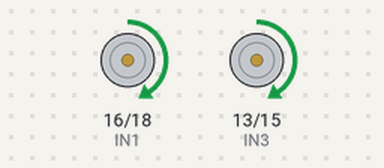
This program was run on a simulated Raspberry Pi (header pin numbers). Parts: motor-driver pin pairs drawn as motors (green arrow = first pin HIGH = forward, orange = second pin HIGH = backward, longer = more drive, scaled by the enable pin). At 0.8 s the program stops and its outputs stay as they are.

Above: at 0.1 s.
At 0.9 s:
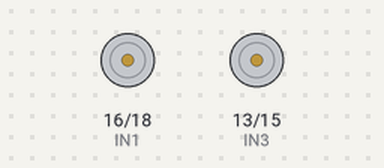
Timing chart, 0 to 2.3 s (numbered marks = the images above):
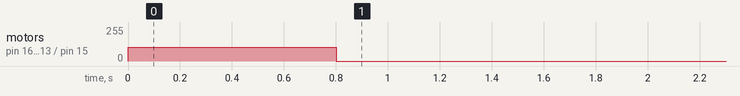

Measured:
- by itself, motor on pin 16 (IN1) / pin 18 (IN2), motor on pin 13 (IN3) / pin 15 (IN4): stopped → forward 102/255 at 0.00 s, → stopped 0.80 s later

The program:

Movement.py
```python
import RPi.GPIO as GPIO
import time

#If IN1=True and IN2=False right motor move forward, If IN1=False,IN2=True right motor move backward,in other cases right motor stop
IN1 = 16 #GPIO23 to IN1  right wheel direction
IN2 = 18 #GPIO24 to IN2  right wheel direction

#If IN3=True and IN3=False left motor move forward, If IN3=False,IN4=True left motor move backward,in other cases left motor stop
IN3 = 13 #GPIO27 to IN3  left wheel direction
IN4 = 15 #GPIO22 to IN4  left wheel direction

#ENA/ENB are PWM(analog) signal pin which control the speed of right/left motor through GPIO ChangeDutyCycle(speed) function
ENA = 12 #GPIO18 to ENA PWM SPEED of right motor
ENB = 33 #GPIO13 to ENB PWM SPEED of left motor

#initialize GPIO pins, tell OS which pins will be used to control Model-Pi L298N board
GPIO.setmode(GPIO.BOARD)
GPIO.setup(IN1, GPIO.OUT)
GPIO.setup(IN2, GPIO.OUT)
GPIO.setup(IN3, GPIO.OUT)
GPIO.setup(IN4, GPIO.OUT)
GPIO.setup(ENA, GPIO.OUT)
GPIO.setup(ENB, GPIO.OUT)

#Initialize ENA and ENB pins, tell OS that ENA,ENB will output analog PWM signal with 1000 frequency
rightmotor = GPIO.PWM(ENA,1000)
leftmotor = GPIO.PWM(ENB,1000)
rightmotor.start(0)
leftmotor.start(0)

#make both motor moving forward
def go_ahead(speed):
    GPIO.output(IN1,True)
    GPIO.output(IN2,False)
    GPIO.output(IN3,True)
    GPIO.output(IN4,False)

    #ChangeDutyCycle(speed) function can change the motor rotation speed
    rightmotor.ChangeDutyCycle(speed)
    leftmotor.ChangeDutyCycle(speed)

    #make both motor moving backward
def go_back(speed):
    GPIO.output(IN2,True)
    GPIO.output(IN1,False)
    GPIO.output(IN4,True)
    GPIO.output(IN3,False)
    rightmotor.ChangeDutyCycle(speed)
    leftmotor.ChangeDutyCycle(speed)

#making left motor moving forward,right motor no movement
def turn_left(speed):
    GPIO.output(IN2,False)
    GPIO.output(IN1,False)
    GPIO.output(IN3,True)
    GPIO.output(IN4,False)
    leftmotor.ChangeDutyCycle(speed)

#make right motor moving forward and left motor no movement
def turn_right(speed):
    GPIO.output(IN1,True)
    GPIO.output(IN2,False)
    GPIO.output(IN4,False)
    GPIO.output(IN3,False)
    rightmotor.ChangeDutyCycle(speed)

#make both motor stop
def stop_car():
    GPIO.output(IN2,False)
    GPIO.output(IN1,False)
    GPIO.output(IN3,False)
    GPIO.output(IN4,False)

#uncomment to turn right
#turn_right(40)
#time.sleep(.6)
#stop_car()

#uncomment to turn left
#turn_left(40)
#time.sleep(.6)
#stop_car()

#uncomment to reverse
#go_back(40)
#time.sleep(.6)
#stop_car()

go_ahead(40)
time.sleep(.8)
stop_car()


GPIO.cleanup()
```
